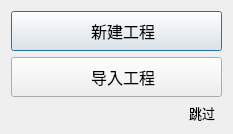
<?xml version="1.0" encoding="UTF-8"?>
<ui version="4.0">
 <class>project_start_dialog</class>
 <widget class="QDialog" name="project_start_dialog">
  <property name="geometry">
   <rect>
    <x>0</x>
    <y>0</y>
    <width>233</width>
    <height>131</height>
   </rect>
  </property>
  <property name="windowTitle">
   <string>开始</string>
  </property>
  <layout class="QGridLayout" name="gridLayout">
   <item row="0" column="0" colspan="2">
    <widget class="QPushButton" name="pushButton_new_pro">
     <property name="minimumSize">
      <size>
       <width>0</width>
       <height>40</height>
      </size>
     </property>
     <property name="font">
      <font>
       <family>Arial</family>
       <pointsize>12</pointsize>
      </font>
     </property>
     <property name="text">
      <string>   新建工程</string>
     </property>
     <property name="icon">
      <iconset resource="../qrc/photo.qrc">
       <normaloff>:/new/photo/photo/new_project.png</normaloff>:/new/photo/photo/new_project.png</iconset>
     </property>
     <property name="iconSize">
      <size>
       <width>18</width>
       <height>18</height>
      </size>
     </property>
    </widget>
   </item>
   <item row="1" column="0" colspan="2">
    <widget class="QPushButton" name="pushButton_import_pro">
     <property name="minimumSize">
      <size>
       <width>0</width>
       <height>40</height>
      </size>
     </property>
     <property name="font">
      <font>
       <family>Arial</family>
       <pointsize>12</pointsize>
      </font>
     </property>
     <property name="text">
      <string>   导入工程</string>
     </property>
     <property name="icon">
      <iconset resource="../qrc/photo.qrc">
       <normaloff>:/new/photo/photo/import_project.png</normaloff>:/new/photo/photo/import_project.png</iconset>
     </property>
     <property name="iconSize">
      <size>
       <width>18</width>
       <height>18</height>
      </size>
     </property>
    </widget>
   </item>
   <item row="4" column="1">
    <layout class="QHBoxLayout" name="horizontalLayout">
     <item>
      <spacer name="horizontalSpacer">
       <property name="orientation">
        <enum>Qt::Horizontal</enum>
       </property>
       <property name="sizeHint" stdset="0">
        <size>
         <width>40</width>
         <height>20</height>
        </size>
       </property>
      </spacer>
     </item>
     <item>
      <widget class="QPushButton" name="pushButton_skip">
       <property name="minimumSize">
        <size>
         <width>40</width>
         <height>0</height>
        </size>
       </property>
       <property name="font">
        <font>
         <family>Arial</family>
         <pointsize>10</pointsize>
        </font>
       </property>
       <property name="styleSheet">
        <string notr="true">QPushButton {border: none;background-color: transparent;}</string>
       </property>
       <property name="text">
        <string>跳过</string>
       </property>
      </widget>
     </item>
    </layout>
   </item>
   <item row="2" column="0">
    <spacer name="verticalSpacer">
     <property name="orientation">
      <enum>Qt::Vertical</enum>
     </property>
     <property name="sizeHint" stdset="0">
      <size>
       <width>20</width>
       <height>40</height>
      </size>
     </property>
    </spacer>
   </item>
  </layout>
 </widget>
 <resources>
  <include location="../qrc/photo.qrc"/>
 </resources>
 <connections/>
</ui>
